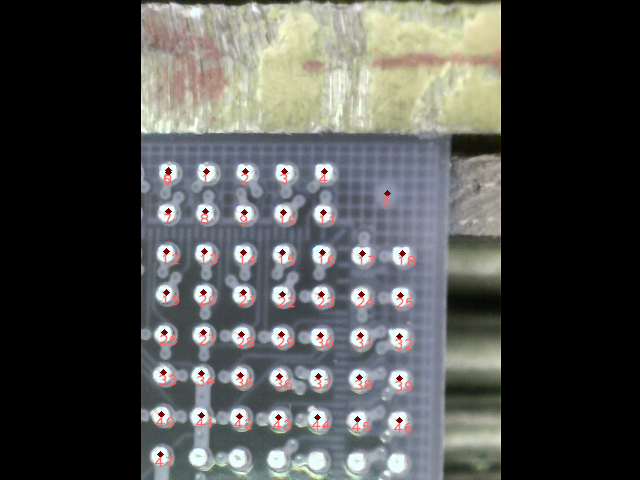
#> input picture 0_BallShear/img/package_analyzed.png, 640 x 480 px
$ python detectoutline.py
#> lines starting #> are read from the running program, lines starting #| are printed output that depends on the picture; after the words box and inside, x2 and y2 are one past the last pixel; in counts of white or black regions, pixels touching at a corner belong together
import cv2
image = cv2.imread('../img/package_analyzed.png')
#> image is the input picture: shape (480, 640, 3); mean B, G, R 78.3, 80.4, 79.3
image2 = cv2.cvtColor(
    image,
    cv2.COLOR_BGR2GRAY,
    )
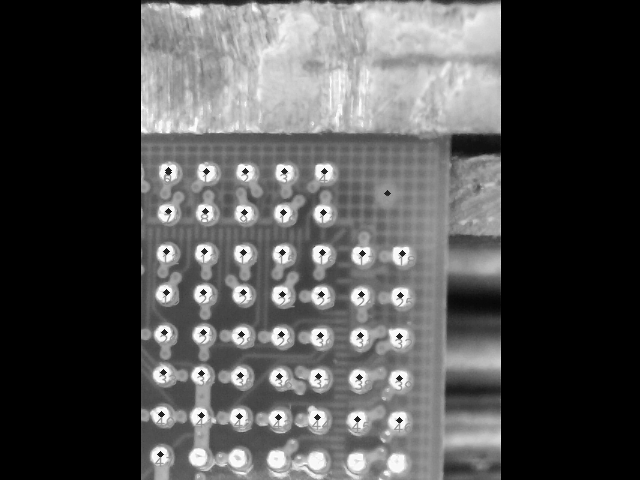
#> image2: shape (480, 640); min 0, max 255, mean 79.8
image2 = cv2.GaussianBlur(
    image2,
    ksize=(9,9),
    sigmaX=8,
    sigmaY=8,
    )
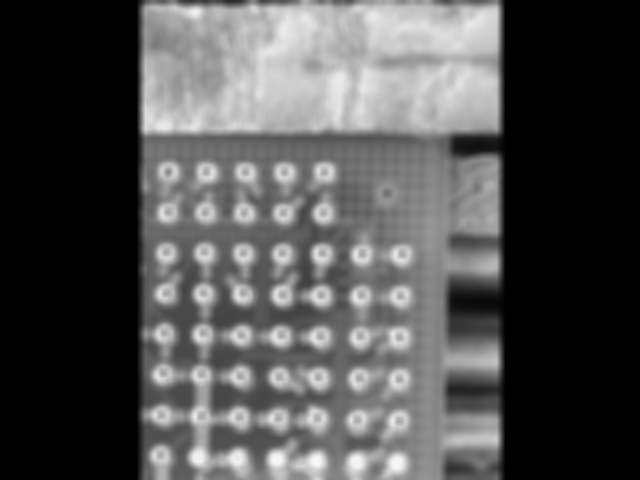
#> image2: shape (480, 640); min 0, max 248, mean 79.9
cv2.imwrite('blurred.png', image2)
hello, image2 = cv2.threshold(
    image2,
    thresh=95,
    maxval=255,
    type=cv2.THRESH_BINARY_INV,
    )
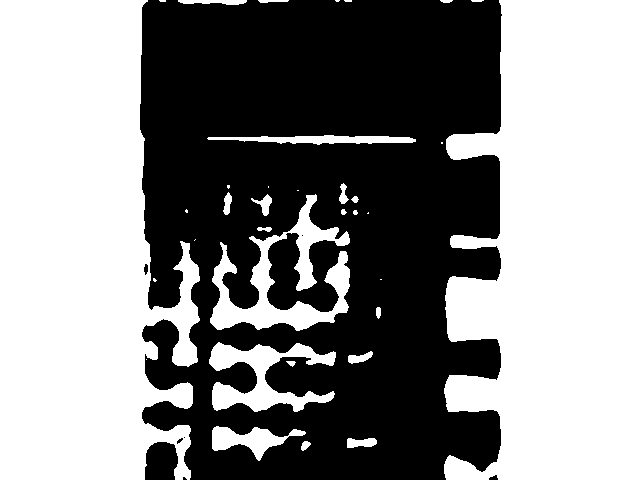
#> image2: shape (480, 640); 53.3% white; 8 black regions (4 under 20 px)
cv2.imwrite('thresholded.png', image2)
contours, hier = cv2.findContours(
    image2,  # Note: findContours() changes the image.
    mode=cv2.RETR_EXTERNAL,
    method=cv2.CHAIN_APPROX_NONE,
    )
#> contours = 35 contours, 17 with area under 20; largest, box (x1, y1, x2, y2) and area: (444, 0, 640, 480) 74160, (0, 0, 200, 480) 73173, (210, 194, 350, 331) 6077, (209, 342, 336, 412) 3708, (212, 426, 306, 461) 1290
print('Number of contours: {0}'.format(len(contours)))
#| Number of contours: 35
#> (the run stopped early here; a loop or call above may not have finished)
